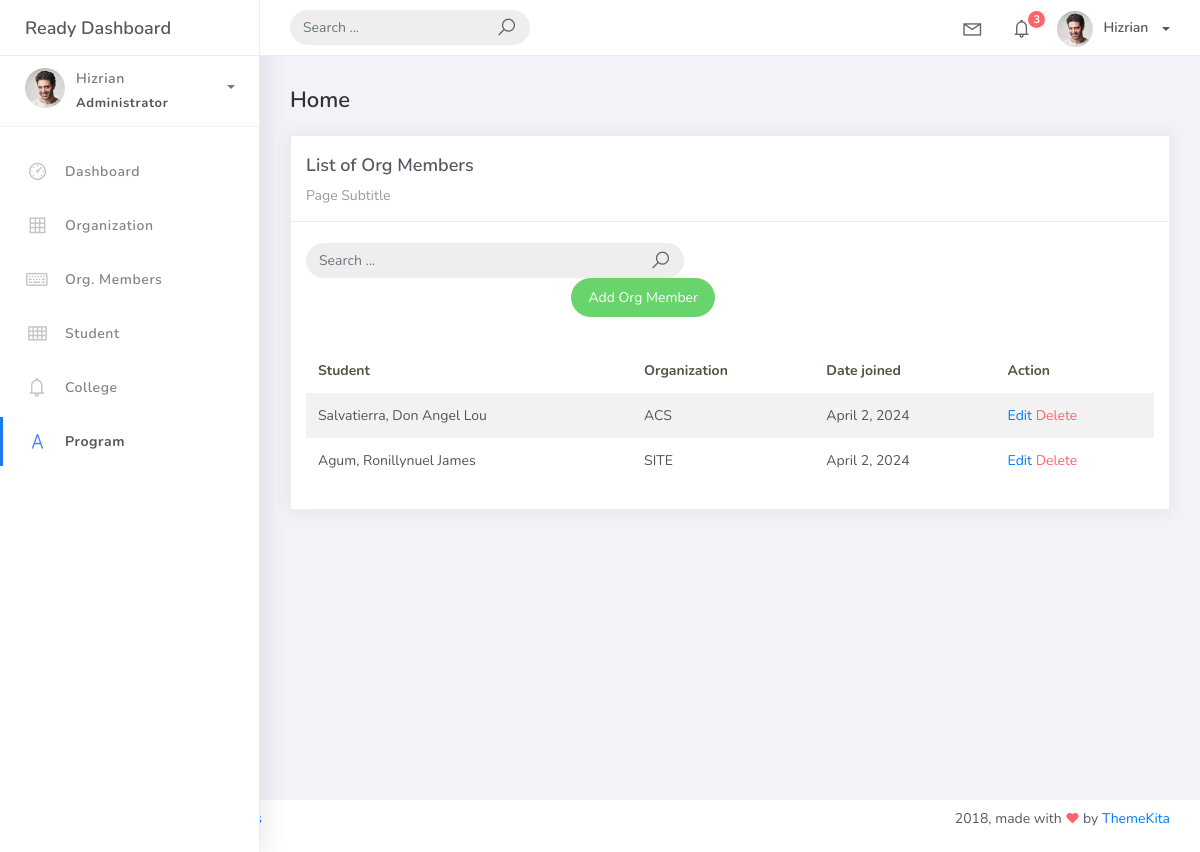
/orgmember_list, run on an earlier commit of the app's database.
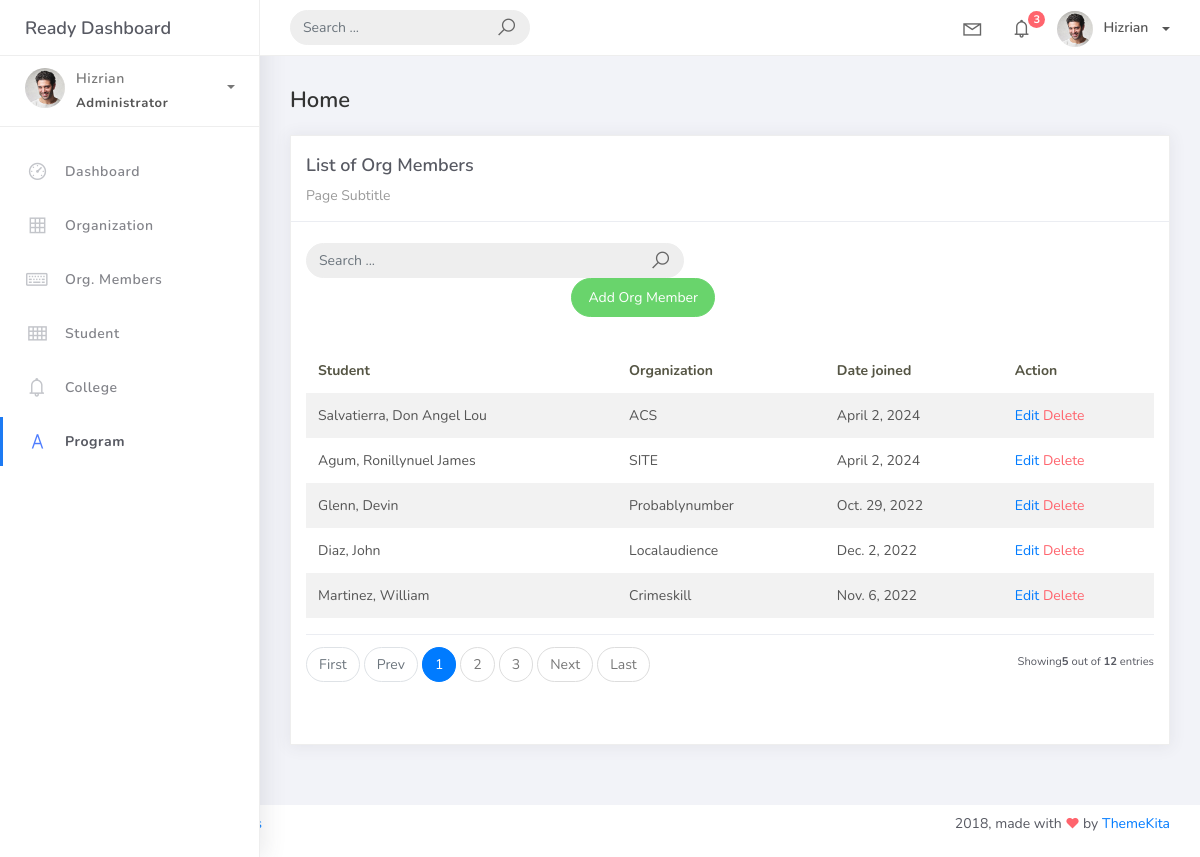
And on a later commit of the database.
### studentorg/models.py (models this page shows)
class BaseModel(models.Model):
    created_at = models.DateTimeField(auto_now_add=True, db_index=True)
    updated_at = models.DateTimeField(auto_now=True)
    class Meta:
        abstract = True

class OrgMember(BaseModel):
    student = models. ForeignKey(Student, on_delete=models.CASCADE)
    organization = models. ForeignKey(Organization, on_delete=models.CASCADE)
    date_joined = models.DateField()

class Student(BaseModel):
    student_id = models.CharField(max_length=15)
    lastname = models.CharField(max_length=25)
    firstname = models.CharField(max_length=25)
    middlename = models.CharField(max_length=25, blank=True, null=True)
    program = models. ForeignKey (Program, on_delete=models.CASCADE)
    def __str__ (self):
        return f"{self.lastname}, {self.firstname}"

class Organization (BaseModel):
    name = models. CharField(max_length=250)
    college = models.ForeignKey(
        College, null=True, blank=True, on_delete=models.CASCADE)
    description = models.CharField(max_length=500)
    def __str__ (self):
        return self.name

### studentorg/views.py (the view)
# urls.py: path('orgmember_list', OrgMemberList.as_view(), name="orgmember-list"),
class OrgMemberList(ListView):
    model = OrgMember
    context_object_name = "org_members"
    template_name = "orgmemb_list.html"
    paginate_by = 5
    def get_queryset(self, *args, **kwargs):
        qs = super(OrgMemberList, self).get_queryset(*args, **kwargs)
        if self.request.GET.get('q') != None:
            query = self.request.GET.get('q')
            qs = qs.filter(Q(student__firstname__icontains=query) | Q(organization__name__icontains=query) | Q(date_joined__icontains=query))
        return qs

### templates/orgmemb_list.html
{% extends 'base.html' %}
{% load static %}
{% block content %}
<div class="content">
    <div class="container-fluid">
        <h4 class="page-title">Home</h4>
        <div class="row">
            <div class="col-md-12">
                <div class="card">
                    <div class="card-header">
                        <div class="card-title">List of Org Members</div>
                        <div class="card-category">Page Subtitle</div>
                    </div>
                    <br />
                    <div class="col-md-12 row">
                        <div class="col-md-6">
                            <form class="navbar-left navbar-form nav-search mr-md-3" action="{% url 'orgmember-list' %}">
                                <div class="input-group">
                                    <input type="text" placeholder="Search ..." class="form-control" name="q" />
                                    <div class="input-group-append">
                                        <span class="input-group-text">
                                            <i class="la la-search search-icon"></i>
                                        </span>
                                    </div>
                                </div>
                            </form>
                        </div>
                    </div>
                    <div class="col-md-6">
                        <div class="pull-right">
                            <a href="{% url 'orgmem-add' %}" class="btn btn-success btn-rounded">Add Org Member</a>
                        </div>
                    </div>
                    <div class="card-body">
                        <table class="table table-striped mt-3">
                            <thead>
                                <tr>
                                    <th scope="col">Student</th>
                                    <th scope="col">Organization</th>
                                    <th scope="col">Date joined</th>
                                    <th scope="col">Action</th>
                                </tr>
                            </thead>
                            <tbody>
                                {% for org_member in org_members %}
                                <tr>
                                    <td>{{ org_member.student }}</td>
                                    <td>{{ org_member.organization }}</td>
                                    <td>{{ org_member.date_joined }}</td>
                                    <td>
                                        <a href="/orgmem_list/{{ org_member.id }}">Edit</a>
                                        <a href="/orgmem_list/{{ org_member.id }}/delete" class="text-danger">Delete</a>
                                    </td>
                                </tr>
                                {% empty %}
                                <tr>
                                    <td colspan="4" style="text-align: center">
                                        <p class="text-sm font-weight-bold mb-0">No Records Found</p>
                                    </td>
                                </tr>
                                {% endfor %}
                            </tbody>
                        </table>
                        {% include 'includes/pagination.html' %}
                    </div>
                </div>
            </div>
        </div>
    </div>
</div>
{% endblock %}

What changed in the data, as far as the page shows it:
added OrgMember: student "Glenn, Devin", organization "Probablynumber", date_joined "Oct. 29, 2022"
added OrgMember: student "Diaz, John", organization "Localaudience", date_joined "Dec. 2, 2022"
added OrgMember: student "Martinez, William", organization "Crimeskill", date_joined "Nov. 6, 2022"
Also different on the page:
{{ object_list.count }}: (not shown) → "5"
{{ paginator.count }}: (not shown) → "12"
text now shown: "First Prev Next Last Showing out of entries"
new list line: "1"
new list line: "2"
new list line: "3"
